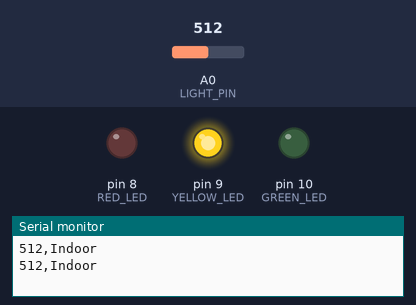
The sketch below on a simulated Arduino Uno, built with avr-gcc and run on an emulated ATmega328P. On the bench: output pins drawn as LEDs (lit = HIGH), the last lines printed to the serial monitor. Inputs (shaded band) come from the test bench; at power-on: A0 (LIGHT_PIN) = 512.

Above: at 1.8 s.
1.9 s: A0 (LIGHT_PIN) set to 591
3.4 s: A0 (LIGHT_PIN) set to 616
At 4.7 s:
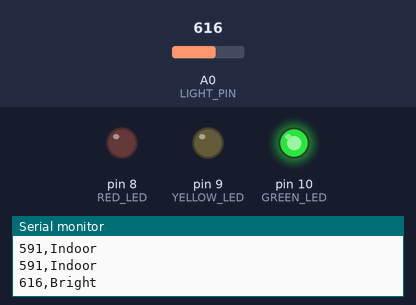
5.5 s: A0 (LIGHT_PIN) set to 190
At 6.3 s:
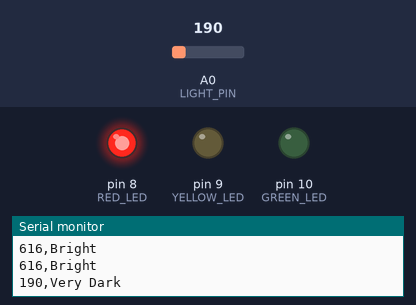
7.5 s: A0 (LIGHT_PIN) set to 211
At 9.1 s:
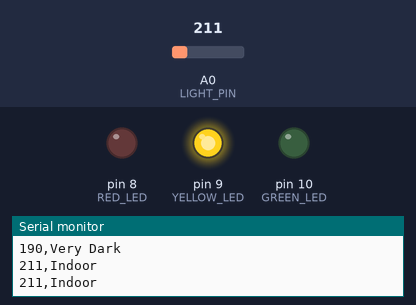
9.5 s: A0 (LIGHT_PIN) set to 122
At 10.6 s:
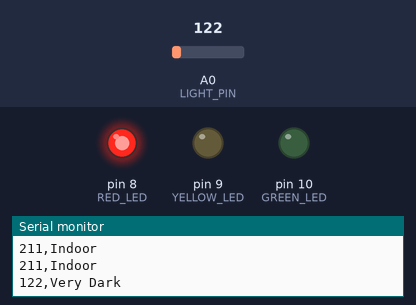
Timing chart, 0 to 12.5 s (numbered marks = the images above; inputs shaded):
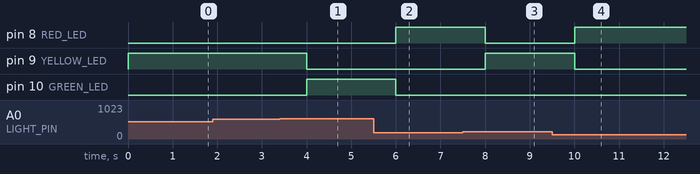

The sketch:

lighting_assistant.ino.ino
```cpp
const int LIGHT_PIN = A0;

const int RED_LED = 8;
const int YELLOW_LED = 9;
const int GREEN_LED = 10;


int readLightLevel() {
  /*
    Reads the photoresistor value from analog pin A0.

    Returns:
      Light reading from 0 to 1023.
  */
  return analogRead(LIGHT_PIN);
}


String classifyLight(int lightLevel) {
  /*
    Classifies the light reading into a lighting condition.
  */
  if (lightLevel <= 200) {
    return "Very Dark";
  } else if (lightLevel <= 600) {
    return "Indoor";
  } else if (lightLevel <= 850) {
    return "Bright";
  } else {
    return "Very Bright";
  }
}


void turnOffAllLEDs() {
  digitalWrite(RED_LED, LOW);
  digitalWrite(YELLOW_LED, LOW);
  digitalWrite(GREEN_LED, LOW);
}


void updateLEDs(int lightLevel) {
  /*
    Turns on the LED that matches the current light level.
  */
  turnOffAllLEDs();

  if (lightLevel <= 200) {
    digitalWrite(RED_LED, HIGH);
  } else if (lightLevel <= 600) {
    digitalWrite(YELLOW_LED, HIGH);
  } else {
    digitalWrite(GREEN_LED, HIGH);
  }
}


void sendSerialData(int lightLevel, String condition) {
  /*
    Sends structured serial data in this format:

    lightLevel,condition

    Example:
    450,Indoor
  */
  Serial.print(lightLevel);
  Serial.print(",");
  Serial.println(condition);
}


void setup() {
  Serial.begin(9600);

  pinMode(RED_LED, OUTPUT);
  pinMode(YELLOW_LED, OUTPUT);
  pinMode(GREEN_LED, OUTPUT);

  turnOffAllLEDs();
}


void loop() {
  int lightLevel = readLightLevel();
  String condition = classifyLight(lightLevel);

  updateLEDs(lightLevel);
  sendSerialData(lightLevel, condition);

  delay(1000);
}
```

Measured:
- the behaviour switches between 600 and 601 on A0 (LIGHT_PIN) (found by bisection; images 0 and 1)
- the behaviour switches between 200 and 201 on A0 (LIGHT_PIN) (found by bisection; images 2 and 3)
- after the input at 3.4 s, pin 9 (YELLOW_LED): HIGH → LOW after 0.60 s; pin 10 (GREEN_LED): LOW → HIGH after 0.60 s
- after the input at 5.5 s, pin 8 (RED_LED): LOW → HIGH after 0.50 s; pin 10 (GREEN_LED): HIGH → LOW after 0.50 s
- after the input at 7.5 s, pin 8 (RED_LED): HIGH → LOW after 0.50 s; pin 9 (YELLOW_LED): LOW → HIGH after 0.50 s
- after the input at 9.5 s, pin 8 (RED_LED): LOW → HIGH after 0.50 s; pin 9 (YELLOW_LED): HIGH → LOW after 0.50 s
